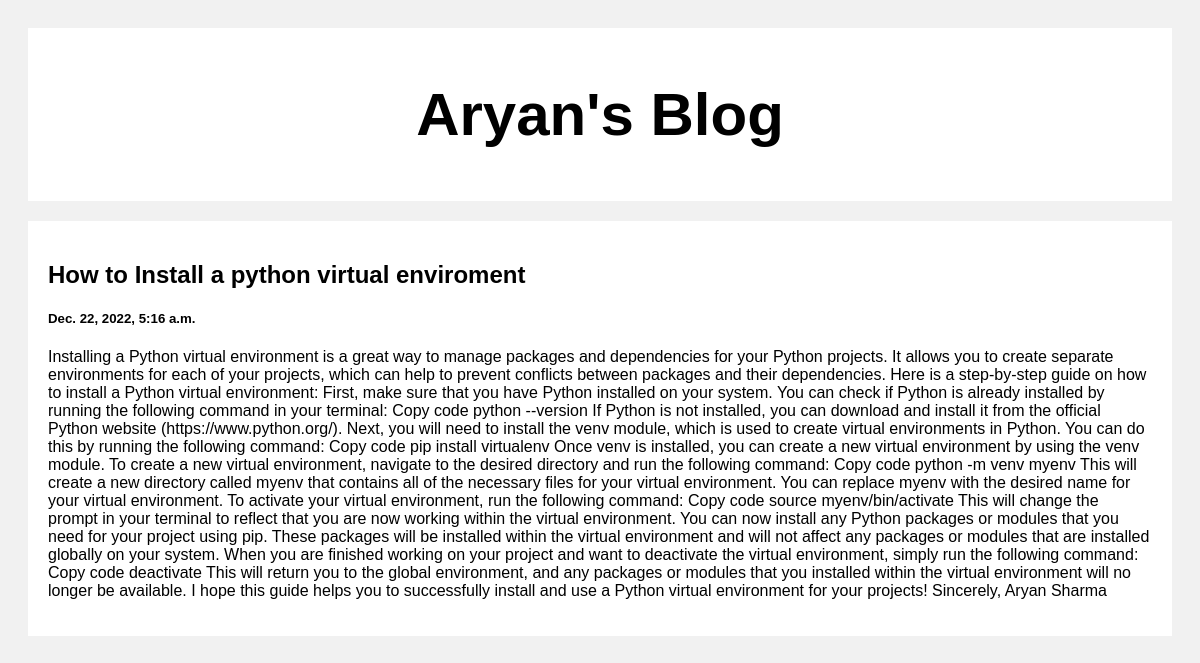
Screenshot of /post/2 with the database file from the repository.
### posts/models.py (models this page shows)
class Post(models.Model):
    title = models.CharField(max_length=100)
    body = models.CharField(max_length=1000000)
    created_at = models.DateTimeField(default=datetime.now, blank=True)

### posts/views.py (the view)
# urls.py: path('post/<str:post_num>', views.post, name='post')
def post(request, post_num):
    posts = Post.objects.get(id=post_num)
    return render(request, 'post.html', {'posts':posts})

### templates/post.html (shortened to what this page needs)
<!DOCTYPE html>
<html lang="en">
<head>
</head>
<body>
    <div class="header">
      <h2>Aryan's Blog</h2>
    </div>
    <div class="row">
      <div class="leftcolumn">
        <div class="card">
            <h2>{{posts.title}}</h2>
            <h5>{{posts.created_at}}</h5>
            <p>{{posts.body}}</p>
        </div>
      </div>
    </div>
</body>
</html>

### templates/post.html (style rules this page uses)
* { box-sizing: border-box; }
body { font-family: Arial; padding: 20px; background: #f1f1f1; }
.header { padding: 2px; font-size: 40px; text-align: center; background: white; }
.leftcolumn { float: left; width: 100%; }
.card { background-color: white; padding: 20px; margin-top: 20px; }
.row:after { content: ""; display: table; clear: both; }

### rows the page displays
Post: title "How to Install a python virtual enviroment", created_at "Dec. 22, 2022, 5:16 a.m.", body "Installing a Python virtual environment is a great way to manage packages and dependencies for your Python projects. It allows you to create separate environments for each of your projects, which can help to prevent conflicts between packages and their dependencies. Here is a step-by-step guide on how to install a Python virtual environment: First, make sure that you have Python installed on your system. You can check if Python is already installed by running the following command in your terminal: Copy code python --version If Python is not installed, you can download and install it from the official Python website (https://www.python.org/). Next, you will need to install the venv module,…"
